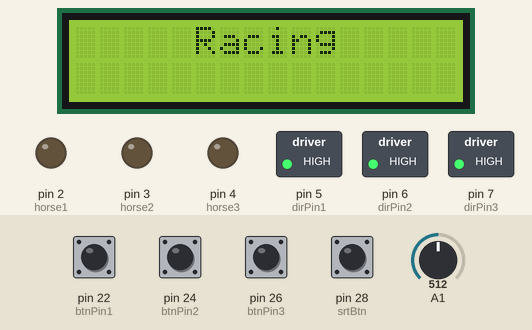
A sketch run on a simulated Arduino Mega 2560, built with avr-gcc and run on an emulated ATmega2560. Shown: 16×2 character LCD, switched loads named in the sketch (green lamp = pin HIGH), output pins drawn as LEDs (lit = HIGH). The test bench sets the inputs (shaded band); at power-on: pin 22 (btnPin1), pin 24 (btnPin2), pin 26 (btnPin3), pin 28 (srtBtn) HIGH, A1 = 512. What the sketch prints to the serial monitor is not drawn.

Above: at 1.2 s.
1.3 s: pin 28 (srtBtn) pulled LOW for 0.15 s
At 2.1 s:
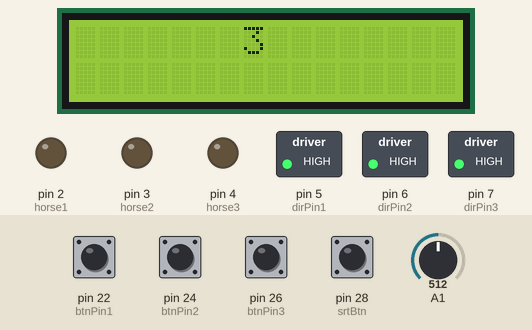
4.4 s: pin 22 (btnPin1) pulled LOW for 0.15 s
At 7.8 s:
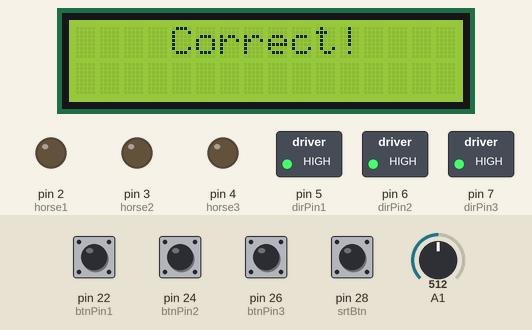
At 11.5 s:
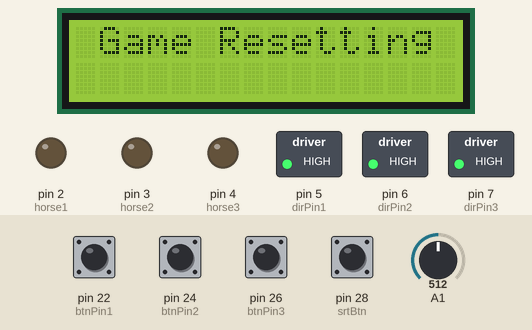
Timing chart, 0 to 13.0 s (numbered marks = the images above; inputs shaded):
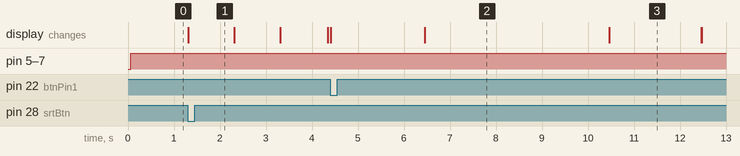

The sketch:

racing.ino
```cpp
#include <MsTimer2.h>
#include <LiquidCrystal_I2C.h>

LiquidCrystal_I2C lcd(0x27, 16, 2);

const int horse1 = 2;  //stepper motor pin
const int horse2 = 3;
const int horse3 = 4;

const int dirPin1 = 5;  //rotation direction
const int dirPin2 = 6;
const int dirPin3 = 7;

int randomStep[3] = {0, 0, 0};

int srtBtn = 28;
int srtVal = 1;

const int btnPin1 = 22;
const int btnPin2 = 24;
const int btnPin3 = 26;
int b1val = 1;
int b2val = 1;
int b3val = 1;

int stopper = 0;
int i = 0;
int res = 4;  //게임 결과
int ans = 0;  //답변 했는지 여부
int guess = 3;  //플레이어 예상

unsigned long horse1Distance = 0;
unsigned long horse2Distance = 0;
unsigned long horse3Distance = 0;

void gameStarting();
void randStep();
void stopCountPush();
void race();
void calcWinner();
void gameReset();

void setup() {
  // put your setup code here, to run once:
  Serial.begin(9600);

  lcd.init();
  lcd.backlight();

  pinMode(srtBtn, INPUT_PULLUP);
  pinMode(btnPin1, INPUT_PULLUP);
  pinMode(btnPin2, INPUT_PULLUP);
  pinMode(btnPin3, INPUT_PULLUP);

  pinMode(horse1, OUTPUT);
  pinMode(dirPin1, OUTPUT);
  pinMode(horse2, OUTPUT);
  pinMode(dirPin2, OUTPUT);
  pinMode(horse3, OUTPUT);
  pinMode(dirPin3, OUTPUT);

  MsTimer2::set(200, stopCountPush);
}

void loop() {
  // put your main code here, to run repeatedly:
  digitalWrite(dirPin1, HIGH);  //direction
  digitalWrite(dirPin2, HIGH);
  digitalWrite(dirPin3, HIGH);

  srtVal = digitalRead(srtBtn);
//  Serial.println(srtVal);

  lcd.setCursor(5, 0);
  lcd.print("Racing");

  if (srtVal == 0) {
    gameStarting();

    lcd.clear();
    lcd.setCursor(1, 0);
    lcd.print("Choose Number!");
    Serial.println("choose number");

    while(ans == 0) {
       b1val = digitalRead(btnPin1);
       b2val = digitalRead(btnPin2);
       b3val = digitalRead(btnPin3);
       delay(1);

       if (((b1val == 0) || (b2val == 0)) || (b3val == 0)) {
           ans = 1;
           lcd.clear();
       }

//        Serial.println("waiting");
    }
    lcd.setCursor(5, 0);
    lcd.print("Racing");

    for (;;) {
      MsTimer2::start();
      for (;;) {

        randStep();
        if (stopper == 1) {
          MsTimer2::stop();  //1 sec
          break;
        }
      }
      race();  //moving belt
      stopper = 0;
      i++;
      if (i == 10) {  //stop game after 0.2*20 sec
        i = 0;
        break;
      }
    }

    if (b1val == 0) {
        guess = 0;
    } else if (b2val == 0) {
        guess = 1;
    } else if (b3val == 0) {
        guess = 2;
    } else {
        guess = 3;
    }

    calcWinner();  //calculate winner
    Serial.println(res);
    delay(1000);
    gameReset();  //game auto reset
  }
}

void gameStarting() {
  lcd.clear();
  lcd.setCursor(7, 0);
  lcd.print(3);
  delay(1000);
  lcd.print(2);
  delay(1000);
  lcd.print(1);
  delay(1000);
  lcd.clear();
  lcd.setCursor(5, 0);
  lcd.print("Racing");
}

void randStep() {
  for (int i=0; i<3; i++) {
    randomStep[i] = getTrueRotateRandomByte() % 5;  //0 1 2 3 4
  }
}

void stopCountPush() {
  stopper = 1;
}

void race() {
  for (int i=0; i<randomStep[0]*12; i++) {
    digitalWrite(horse1, HIGH);
    delayMicroseconds(800);
    digitalWrite(horse1, LOW);
    delayMicroseconds(800);
  }
  for (int i=0; i<randomStep[1]*12; i++) {
    digitalWrite(horse2, HIGH);
    delayMicroseconds(800);
    digitalWrite(horse2, LOW);
    delayMicroseconds(800);
  }
  for (int i=0; i<randomStep[2]*12; i++) {
    digitalWrite(horse3, HIGH);
    delayMicroseconds(800);
    digitalWrite(horse3, LOW);
    delayMicroseconds(800);
  }

  horse1Distance = horse1Distance + (randomStep[0]*12);
  horse2Distance = horse2Distance + (randomStep[1]*12);
  horse3Distance = horse3Distance + (randomStep[2]*12);

  Serial.println(horse1Distance);
  Serial.println(horse2Distance);
  Serial.println(horse3Distance);
  Serial.println();

  for (int i=0; i<3; i++) {
    randomStep[i] = 0;
  }
}

void calcWinner() {
  if ((horse1Distance >= horse2Distance) && (horse1Distance >= horse3Distance)) {
    //horse1 win
    res = 0;
  } else if ((horse2Distance >= horse1Distance) && (horse2Distance >= horse3Distance)) {
    //horse2 win
    res = 1;
  } else if ((horse3Distance >= horse2Distance) && (horse3Distance >= horse1Distance)) {
    //horse3 win
    res = 2;
  }

    if (guess == res) {
        lcd.clear();
        lcd.setCursor(4, 0);
        lcd.print("Correct!");
        Serial.println("Correct!");
        delay(3000);
    } else {
        lcd.clear();
        lcd.setCursor(5, 0);
        lcd.print("Wrong!");
        Serial.println("Wrong!");
        delay(3000);
    }
    Serial.println(guess);
}

void gameReset() {
  lcd.clear();
  stopper = 0;
  i = 0;
  res = 4;
  ans = 0;
  guess = 3;
  lcd.setCursor(1, 0);
  lcd.print("Game Resetting");

  digitalWrite(dirPin1, LOW);
  digitalWrite(dirPin2, LOW);
  digitalWrite(dirPin3, LOW);

  for (int j=0; j<horse1Distance; j++) {
    digitalWrite(horse1, HIGH);
    delayMicroseconds(1000);
    digitalWrite(horse1, LOW);
    delayMicroseconds(1000);
  }
    for (int k=0; k<horse2Distance; k++) {
    digitalWrite(horse2, HIGH);
    delayMicroseconds(1000);
    digitalWrite(horse2, LOW);
    delayMicroseconds(1000);
  }
    for (int l=0; l<horse3Distance; l++) {
    digitalWrite(horse3, HIGH);
    delayMicroseconds(1000);
    digitalWrite(horse3, LOW);
    delayMicroseconds(1000);
  }

  digitalWrite(dirPin1, HIGH);
  digitalWrite(dirPin2, HIGH);
  digitalWrite(dirPin3, HIGH);

    horse1Distance = 0;
    horse2Distance = 0;
    horse3Distance = 0;

    delay(2000);
    lcd.clear();
}
```

random.ino
```cpp
const int waitTime = 16;

byte lastByte = 0;

byte leftStack = 0;
byte rightStack = 0;

byte rotate(byte b, int r) {
  return (b << r) | (b >> (8-r));
}

void pushLeftStack(byte bitToPush) {
  leftStack = (leftStack << 1) ^ bitToPush ^ leftStack;
}
void pushRightStackRight(byte bitToPush) {
  rightStack = (rightStack >> 1) ^ (bitToPush << 7) ^ rightStack;
}

//byte lastByte = 0;

//byte leftStack = 0;
//byte rightStack = 0;

byte getTrueRotateRandomByte() {
  byte finalByte = 0;

  byte lastStack = leftStack ^ rightStack;

  for (int i=0; i<4; i++) {
    delayMicroseconds(waitTime);
    int leftBits = analogRead(1);

    delayMicroseconds(waitTime);
    int rightBits = analogRead(1);

    finalByte ^= rotate(leftBits, i);
    finalByte ^= rotate(rightBits, 7-i);

    for (int j=0; j<8; j++) {
      byte leftBit = (leftBits >> j) & 1;
      byte rightBit = (rightBits >> j) & 1;

      if (leftBit != rightBit) {
        if (lastStack % 2 == 0) {
          pushLeftStack(leftBit);
        } else {
          pushRightStackRight(leftBit);
        }
      }
    }

  }
  lastByte ^= (lastByte >> 3) ^ (lastByte << 5) ^ (lastByte >> 4);
  lastByte ^= finalByte;

  return lastByte ^ leftStack ^ rightStack;
}
```

Measured:
- after the input at 1.3 s, the display: changes at once (image 1)
- after the input at 4.4 s, the display: first changes at once (image 2 shows a later state)
- what the display in image 2 shows lasts 4.1 s, from 6.4 s to 10.5 s
